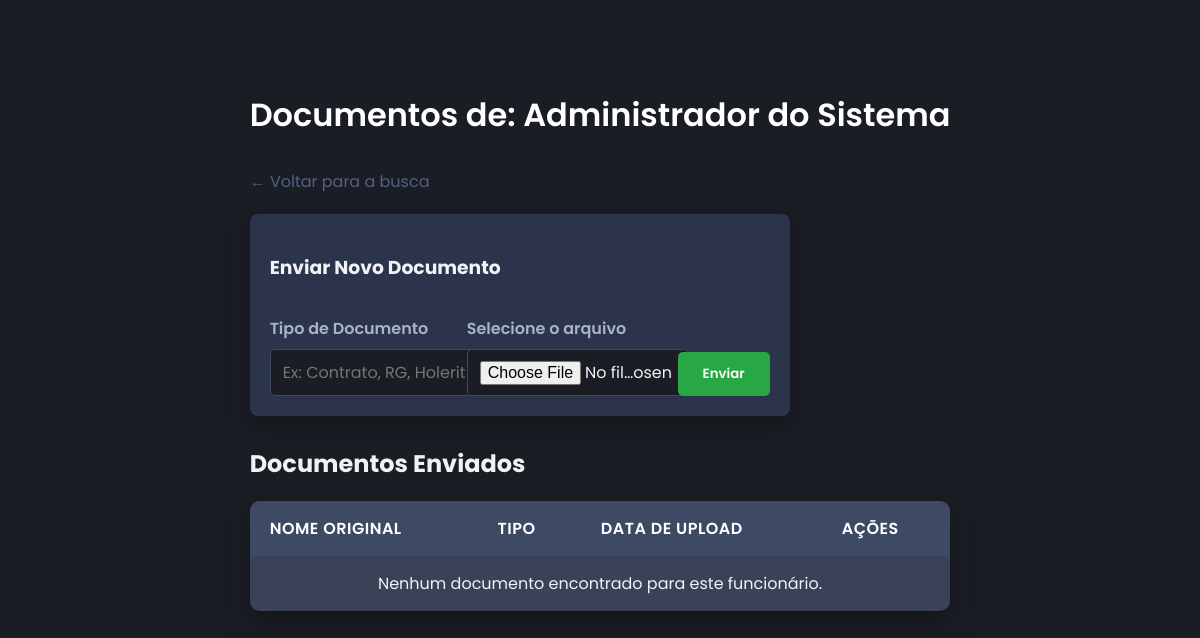
Before: /documentos/funcionario/1 (signed in) with the older database file.
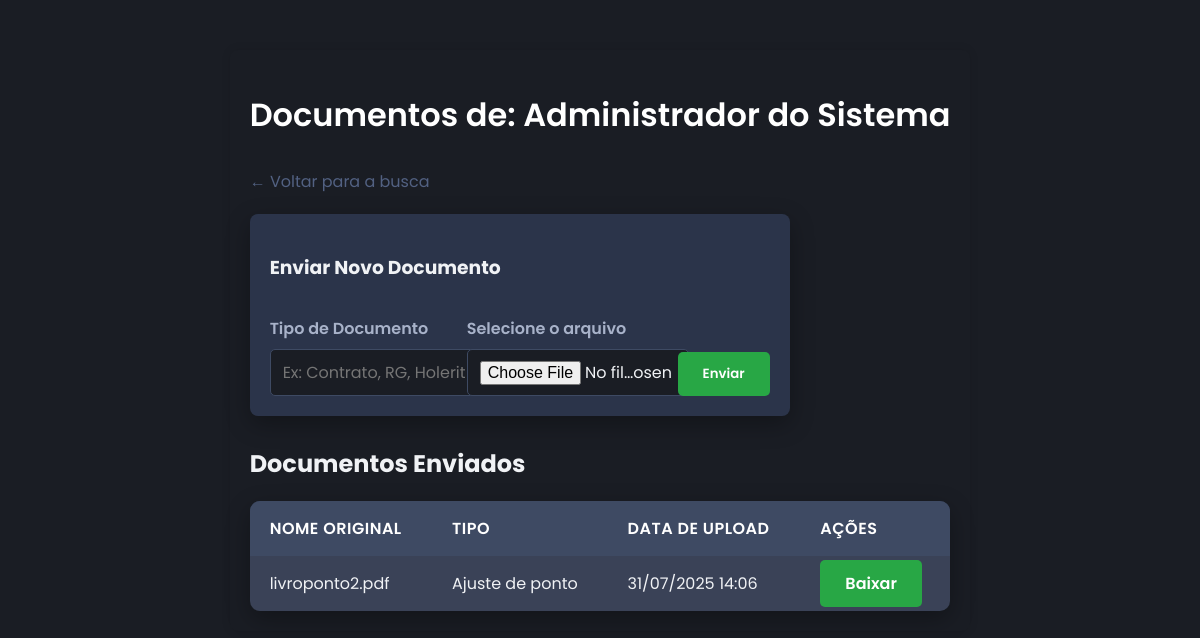
After: the same page with the newer database file.
### app/models.py (models this page shows)
class Documento(db.Model):
    __tablename__ = 'documento'
    id = db.Column(db.Integer, primary_key=True)
    nome_arquivo = db.Column(db.String(255), nullable=False)
    tipo_documento = db.Column(db.String(100), nullable=False) # 'Contrato', 'RG', 'Contracheque'
    path_armazenamento = db.Column(db.String(512), nullable=False, unique=True) # URL do S3 ou caminho do arquivo
    funcionario_id = db.Column(db.Integer, db.ForeignKey('funcionario.id'), nullable=False)
    data_upload = db.Column(db.DateTime, default=datetime.utcnow)
    funcionario = db.relationship('Funcionario', backref='documentos')

### app/documentos.py (the view)
@documentos_bp.route('/funcionario/<int:funcionario_id>')
@login_required
@permission_required('admin_rh')
def ver_documentos_funcionario(funcionario_id):
    funcionario = Funcionario.query.get_or_404(funcionario_id)
    return render_template('documentos/ver_documentos.html', funcionario=funcionario)

### app/__init__.py (called while the page is built)
def create_app():
    app = Flask(__name__, static_folder="../static", template_folder="../templates")
    app.config.from_object(Config)
    app.config['SECRET_KEY'] = 'uma-chave-secreta-muito-segura-trocar-depois'
    db.init_app(app)
    migrate.init_app(app, db)
    CORS(app)
    login_manager.init_app(app)
    from .models import Usuario
    @login_manager.user_loader
    def load_user(user_id):
        return Usuario.query.get(int(user_id))
    from .routes import main as main_blueprint
    app.register_blueprint(main_blueprint)
    from .auth import auth as auth_blueprint
    app.register_blueprint(auth_blueprint, url_prefix='/auth')
    from .documentos import documentos_bp
    app.register_blueprint(documentos_bp, url_prefix='/documentos')
    return app

### app/models.py (called while the page is built)
    def tem_permissao(self, nome_permissao):
        return any(p.nome == nome_permissao for p in self.permissoes)

### templates/documentos/ver_documentos.html (shortened to what this page needs)
<!DOCTYPE html>
<html lang="pt-br">
<head>
    <link rel="stylesheet" href="{{ url_for('static', filename='style.css') }}">
    <link rel="stylesheet" href="{{ url_for('static', filename='style-funcionario.css') }}">
</head>
<body>
    <div class="container" style="max-width: 900px;">
        <h1>Documentos de: {{ funcionario.nome }}</h1>
        <a href="{{ url_for('documentos.gestao_documentos') }}">← Voltar para a busca</a>
        <form method="POST" action="{{ url_for('documentos.upload_documento', funcionario_id=funcionario.id) }}" enctype="multipart/form-data" style="margin-top: 20px; background-color: var(--cor-superficie); padding: 20px; border-radius: 8px;">
            <h3>Enviar Novo Documento</h3>
            <div style="display: flex; gap: 15px; align-items: flex-end;">
                <div style="flex-grow: 1;">
                    <label for="tipo_documento">Tipo de Documento</label>
                    <input type="text" id="tipo_documento" name="tipo_documento" placeholder="Ex: Contrato, RG, Holerite" required>
                </div>
                <div style="flex-grow: 2;">
                    <label for="arquivo">Selecione o arquivo</label>
                    <input type="file" id="arquivo" name="arquivo" required>
                </div>
                <div>
                    <button type="submit" class="primary-btn">Enviar</button>
                </div>
            </div>
        </form>
        <h2 style="margin-top: 30px;">Documentos Enviados</h2>
        <table>
            <thead>
                <tr>
                    <th>Nome Original</th>
                    <th>Tipo</th>
                    <th>Data de Upload</th>
                    <th>Ações</th>
                </tr>
            </thead>
            <tbody>
                {% for doc in funcionario.documentos|sort(attribute='data_upload', reverse=True) %}
                <tr>
                    <td>{{ doc.nome_arquivo }}</td>
                    <td>{{ doc.tipo_documento }}</td>
                    <td>{{ doc.data_upload.strftime('%d/%m/%Y %H:%M') }}</td>
                    <td>
                        <a href="{{ url_for('documentos.download_documento', filename=doc.path_armazenamento) }}" class="btn" style="background-color: #28a745;">Baixar</a>
                        </td>
                </tr>
                {% else %}
                <tr>
                    <td colspan="4" style="text-align: center;">Nenhum documento encontrado para este funcionário.</td>
                </tr>
                {% endfor %}
            </tbody>
        </table>
    </div>
</body>
</html>

Changed rows visible on the page:
added Documento: nome_arquivo "livroponto2.pdf", tipo_documento "Ajuste de ponto", data_upload "31/07/2025 14:06"
Other visible differences:
text no longer shown: "Nenhum documento encontrado para este funcionário."
